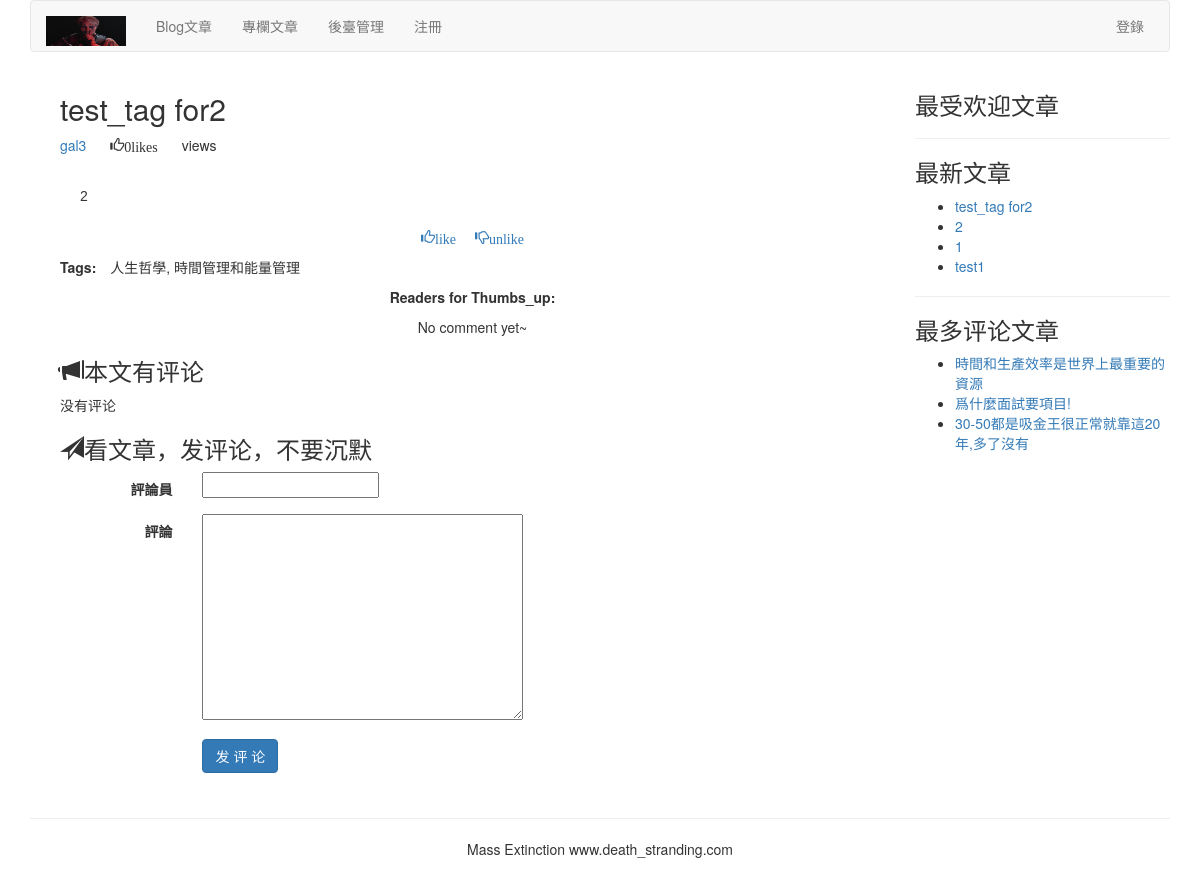
/article/article-content/82/test-tag-for2/, run on the app's committed database.
### article/models.py (models this page shows, shortened)
class ArticlePost(models.Model):
    author = models.ForeignKey(User, on_delete=models.CASCADE, related_name="article")
    title = models.CharField(max_length=200)
    slug = models.SlugField(max_length=500)
    column = models.ForeignKey(ArticleColumn, on_delete=models.CASCADE,related_name="article_column")
    body = models.TextField()
    created = models.DateTimeField(default=timezone.now)
    updated = models.DateTimeField(auto_now=True)
    users_like = models.ManyToManyField(User, related_name="articles_like", blank=True)
    article_tag = models.ManyToManyField(ArticleTag, related_name='article_tag', blank=True)
    class Meta:
        ordering = ("-updated",)
        index_together = (('id', 'slug'),)
    def get_url_path(self):
        return reverse("article:article_content", args=[self.id, self.slug])

class ArticleTag(models.Model):
    author = models.ForeignKey(User, on_delete=models.CASCADE, related_name="tag")
    tag = models.CharField(max_length=500)
    def __str__(self):
        return self.tag

### article/list_views.py (the view)
# urls.py: path('article-content/<int:id>/<slug:slug>/',list_views.article_detail,name='article_content'),
def article_detail(request,id,slug):
    article = get_object_or_404(ArticlePost,id=id,slug=slug)
    total_views = r.incr('article:{}:views'.format(article.id))
    r.zincrby('article_ranking',1,article.id)
    article_ranking = r.zrange('article_ranking',0,-1,desc=True)[:5]
    article_ranking_ids = [int(id) for id in article_ranking]
    most_viewed = list(ArticlePost.objects.filter(id__in=article_ranking_ids))
    most_viewed.sort(key=lambda x: article_ranking_ids.index(x.id))
    if request.method == "POST":
        comment_form = CommentForm(data=request.POST)
        if comment_form.is_valid():
            new_comment = comment_form.save(commit=False)
            new_comment.article = article
            new_comment.save()
    comment_form = CommentForm()
    return render (request,'article/list/article_content.html',{'article':article,'total_views':total_views,'most_viewed':most_viewed,'comment_form':comment_form})

### article/forms.py
class CommentForm(forms.ModelForm):
    class Meta:
        model = Comment
        fields = ("commentator", "body",)

### article/templatetags/article_tags.py (called while the page is built)
@register.inclusion_tag('article/list/latest_articles.html')
def latest_articles(n=5):
    latest_articles = ArticlePost.objects.order_by('-created')[:n]
    return {"latest_articles":latest_articles}

@register.simple_tag
def most_commented_articles(n=3):
    return ArticlePost.objects.annotate(total_comments=Count('comments')).order_by('-total_comments')[:n]

### templates/article/list/article_content.html (shortened to what this page needs)
{% extends "base.html" %}
{% load static %}
{% load article_tags %}
{% load static %}
{% block content %}
{% with total_likes=article.users_like.count users_like=article.users_like.all %}
<div class="container">
<div class="col-md-9">
    <header>
        <h2>{{ article.title }}</h2>
        <p>
        <a href="{% url 'article:author_articles' article.author.username %}">{{ article.author.username }}</a>
        <span style='margin-left:20px' class="glyphicon glyphicon-thumbs-up">{{ total_likes }}like{{ total_likes | pluralize }}</span>
        <span style='margin-left:20px'>{{ total_views }}view{{ total_views | pluralize }}</span>
        </p>
    </header>
    <link rel="stylesheet" href="{% static 'editor/css/editormd.preview.css' %}" />
    <div id='editormd-view'>
    </div>
    <div>
        <p class="text-center">
            <a onclick="like_article({{article.id}}, 'like')" href="#">
                <span class="glyphicon glyphicon-thumbs-up">like</span>
            </a>
            <a onclick="like_article({{article.id}}, 'unlike')" href="#">
                <span style="margin-left: 15px;" class="glyphicon glyphicon-thumbs-down">unlike</span>
            </a>
        </p>
        <p> <span style='margin-right:10px'><strong>Tags:</strong></span>
        {{ article.article_tag.all | join:', '}}</p>
    </div>
    <div>
        <p class="text-center"><strong>Readers for Thumbs_up:</strong></p>
        {% for user in article.users_like.all %}
                <p class="text-center">{{ user.username }}</p>
        {% empty %}
        <p class="text-center">No comment yet~</p>
        {% endfor %}
    </div>
    <div>
        <h3><span class="glyphicon glyphicon-bullhorn"></span>本文有{{ comments.count }}评论</h3>
        {% for comment in article.comments.all %}
    <div>
        <p><strong>{{ comment.commentator }}</strong> SAY:</p>
        <p style="margin-left:40px;">{{ comment.body }}</p>
    </div>
    {% empty %}
    <p>没有评论</p>
    {% endfor %}
        <h3><span class="glyphicon glyphicon-send"></span>看文章，发评论，不要沉默</h3>
        <form action="." method="post" class="form-horizontal" role="form">{% csrf_token %}
        <div class="form-group">
            <label for="inputEmail3" class="col-sm-2 control-label">評論員</label>
            <div class="col-sm-10">
                {{ comment_form.commentator }}
            </div>
        </div>
        <div class="form-group">
            <label for="inputEmail3" class="col-sm-2 control-label">評論</label>
            <div class="col-sm-10">
                {{ comment_form.body }}
            </div>
        </div>
        <div class="form-group">
            <div class="col-sm-offset-2 col-sm-2">
                <p><input type="submit" name="" value=" 发 评 论 " class="btn btn-primary"></p>
            </div>
        </div>
        </form>
    </div>
</div>
<div class="col-md-3">
<p class="text-center"><h3>最受欢迎文章</h3></p>
    <hr>
    <p class="text-center"><h3>最新文章</h3></p>
        {% latest_articles 4 %}
    <hr>
    <p class="text-center"><h3>最多评论文章</h3></p>
    {% most_commented_articles as most_comments %}
    <ul>
        {% for comment_article in most_comments %}
        <li>
            <a href="{{comment_article.get_url_path}}">{{ comment_article.title }}</a>
        </li>
        {% endfor %}
    </ul>
    </div>
</div>
</div>
{% endwith %}
{% endblock %}

### templates/article/list/latest_articles.html
<ul>
    {% for article in latest_articles %}
    <li>
        <a href="{{ article.get_url_path }}">{{ article.title }}</a>
    </li>
    {% endfor %}
</ul>

### static/editor/css/editormd.preview.css (style rules this page uses)
.markdown-body { -ms-text-size-adjust: 100%; -webkit-text-size-adjust: 100%; color: #333; overflow: hidden; font-family: "Microsoft YaHei", Helvetica, "Meiryo UI", "Malgun Gothic", "Segoe UI", "Trebuchet MS", "Monaco", monospace, Tahoma, STXihei, "华文细黑", STHeiti, "Helvetica Neue", "Droid Sans", "wenquanyi micro hei", FreeSans, Arimo, Arial, SimSun, "宋体", Heiti, "黑体", sans-serif; font-size: 16px; line-height: 1.6; word-wrap: break-word; }
.editormd-preview-container, .editormd-html-preview { text-align: left; font-size: 14px; line-height: 1.6; padding: 20px; overflow: auto; width: 100%; background-color: #fff; }

### data on the page
ArticlePost: title "test_tag for2", author.username "gal3", article_tag.all "人生哲學, 時間管理和能量管理"
ArticlePost: title "2"
ArticlePost: title "1"
ArticlePost: title "test1"
ArticlePost: title "時間和生產效率是世界上最重要的資源"
ArticlePost: title "爲什麼面試要項目!"
ArticlePost: title "30-50都是吸金王很正常就靠這20年,多了沒有"

### other printed values
{{ total_likes }} "0"
{{ total_likes | pluralize }} "s"
{{ total_views | pluralize }} "s"
